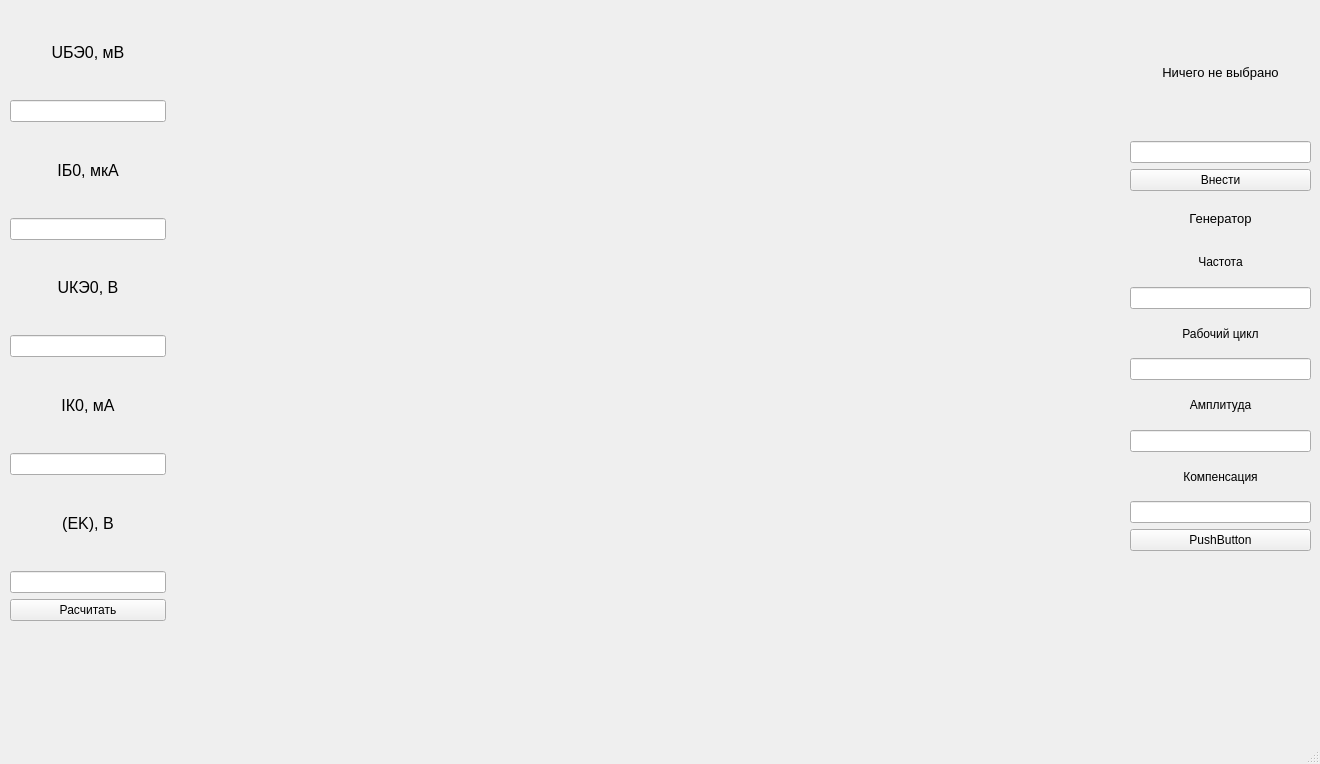
<?xml version="1.0" encoding="UTF-8"?>
<ui version="4.0">
 <class>MainWindow</class>
 <widget class="QMainWindow" name="MainWindow">
  <property name="geometry">
   <rect>
    <x>0</x>
    <y>0</y>
    <width>1320</width>
    <height>764</height>
   </rect>
  </property>
  <property name="windowTitle">
   <string>MainWindow</string>
  </property>
  <widget class="QWidget" name="centralwidget">
   <widget class="QWidget" name="verticalLayoutWidget">
    <property name="geometry">
     <rect>
      <x>10</x>
      <y>10</y>
      <width>156</width>
      <height>701</height>
     </rect>
    </property>
    <layout class="QVBoxLayout" name="verticalLayout">
     <item>
      <widget class="QLabel" name="label_input_Ube0">
       <property name="font">
        <font>
         <pointsize>12</pointsize>
        </font>
       </property>
       <property name="text">
        <string>UБЭ0, мВ</string>
       </property>
       <property name="alignment">
        <set>Qt::AlignCenter</set>
       </property>
      </widget>
     </item>
     <item>
      <widget class="QLineEdit" name="input_Ube0"/>
     </item>
     <item>
      <widget class="QLabel" name="label_input_Ib0">
       <property name="font">
        <font>
         <pointsize>12</pointsize>
        </font>
       </property>
       <property name="text">
        <string>IБ0, мкА</string>
       </property>
       <property name="alignment">
        <set>Qt::AlignCenter</set>
       </property>
      </widget>
     </item>
     <item>
      <widget class="QLineEdit" name="input_Ib0"/>
     </item>
     <item>
      <widget class="QLabel" name="label_input_Uke0">
       <property name="font">
        <font>
         <pointsize>12</pointsize>
        </font>
       </property>
       <property name="text">
        <string>UКЭ0, В</string>
       </property>
       <property name="alignment">
        <set>Qt::AlignCenter</set>
       </property>
      </widget>
     </item>
     <item>
      <widget class="QLineEdit" name="input_Uke0"/>
     </item>
     <item>
      <widget class="QLabel" name="label_input_Ik0">
       <property name="font">
        <font>
         <pointsize>12</pointsize>
        </font>
       </property>
       <property name="text">
        <string>IК0, мА</string>
       </property>
       <property name="alignment">
        <set>Qt::AlignCenter</set>
       </property>
      </widget>
     </item>
     <item>
      <widget class="QLineEdit" name="input_Ik0"/>
     </item>
     <item>
      <widget class="QLabel" name="label_input_Ek">
       <property name="font">
        <font>
         <pointsize>12</pointsize>
        </font>
       </property>
       <property name="text">
        <string>(EK), В</string>
       </property>
       <property name="alignment">
        <set>Qt::AlignCenter</set>
       </property>
      </widget>
     </item>
     <item>
      <widget class="QLineEdit" name="input_Ek"/>
     </item>
     <item>
      <widget class="QPushButton" name="button_calculate">
       <property name="text">
        <string>Расчитать</string>
       </property>
      </widget>
     </item>
     <item>
      <widget class="QLabel" name="label_error">
       <property name="text">
        <string/>
       </property>
      </widget>
     </item>
    </layout>
   </widget>
   <widget class="QLabel" name="img_of_scheme">
    <property name="geometry">
     <rect>
      <x>170</x>
      <y>0</y>
      <width>961</width>
      <height>721</height>
     </rect>
    </property>
    <property name="text">
     <string/>
    </property>
    <property name="pixmap">
     <pixmap>img/scheme.jpg</pixmap>
    </property>
   </widget>
   <widget class="QPushButton" name="pushButton_R1">
    <property name="enabled">
     <bool>true</bool>
    </property>
    <property name="geometry">
     <rect>
      <x>460</x>
      <y>270</y>
      <width>31</width>
      <height>51</height>
     </rect>
    </property>
    <property name="autoFillBackground">
     <bool>false</bool>
    </property>
    <property name="text">
     <string/>
    </property>
    <property name="flat">
     <bool>true</bool>
    </property>
   </widget>
   <widget class="QPushButton" name="pushButton_R2">
    <property name="geometry">
     <rect>
      <x>462</x>
      <y>500</y>
      <width>31</width>
      <height>41</height>
     </rect>
    </property>
    <property name="text">
     <string/>
    </property>
    <property name="flat">
     <bool>true</bool>
    </property>
   </widget>
   <widget class="QPushButton" name="pushButton_Rg">
    <property name="geometry">
     <rect>
      <x>280</x>
      <y>440</y>
      <width>41</width>
      <height>20</height>
     </rect>
    </property>
    <property name="text">
     <string/>
    </property>
    <property name="flat">
     <bool>true</bool>
    </property>
   </widget>
   <widget class="QPushButton" name="pushButton_Cr1">
    <property name="geometry">
     <rect>
      <x>360</x>
      <y>440</y>
      <width>41</width>
      <height>31</height>
     </rect>
    </property>
    <property name="text">
     <string/>
    </property>
    <property name="flat">
     <bool>true</bool>
    </property>
   </widget>
   <widget class="QPushButton" name="pushButton_Ce">
    <property name="geometry">
     <rect>
      <x>642</x>
      <y>580</y>
      <width>31</width>
      <height>28</height>
     </rect>
    </property>
    <property name="text">
     <string/>
    </property>
    <property name="flat">
     <bool>true</bool>
    </property>
   </widget>
   <widget class="QPushButton" name="pushButton_Re">
    <property name="geometry">
     <rect>
      <x>780</x>
      <y>580</y>
      <width>20</width>
      <height>51</height>
     </rect>
    </property>
    <property name="text">
     <string/>
    </property>
    <property name="flat">
     <bool>true</bool>
    </property>
   </widget>
   <widget class="QPushButton" name="pushButton_R5">
    <property name="geometry">
     <rect>
      <x>1022</x>
      <y>460</y>
      <width>21</width>
      <height>41</height>
     </rect>
    </property>
    <property name="text">
     <string/>
    </property>
    <property name="flat">
     <bool>true</bool>
    </property>
   </widget>
   <widget class="QPushButton" name="pushButton_Cr2">
    <property name="geometry">
     <rect>
      <x>970</x>
      <y>390</y>
      <width>41</width>
      <height>28</height>
     </rect>
    </property>
    <property name="text">
     <string/>
    </property>
    <property name="flat">
     <bool>true</bool>
    </property>
   </widget>
   <widget class="QPushButton" name="pushButton_Rk">
    <property name="geometry">
     <rect>
      <x>782</x>
      <y>287</y>
      <width>21</width>
      <height>41</height>
     </rect>
    </property>
    <property name="text">
     <string/>
    </property>
    <property name="flat">
     <bool>true</bool>
    </property>
   </widget>
   <widget class="QPushButton" name="pushButton_generator">
    <property name="geometry">
     <rect>
      <x>170</x>
      <y>397</y>
      <width>61</width>
      <height>41</height>
     </rect>
    </property>
    <property name="text">
     <string/>
    </property>
    <property name="flat">
     <bool>true</bool>
    </property>
   </widget>
   <widget class="QPushButton" name="pushButton_blood_ploter">
    <property name="geometry">
     <rect>
      <x>710</x>
      <y>20</y>
      <width>93</width>
      <height>31</height>
     </rect>
    </property>
    <property name="text">
     <string/>
    </property>
    <property name="flat">
     <bool>true</bool>
    </property>
   </widget>
   <widget class="QPushButton" name="pushButton_oscilloscope">
    <property name="geometry">
     <rect>
      <x>822</x>
      <y>100</y>
      <width>71</width>
      <height>28</height>
     </rect>
    </property>
    <property name="text">
     <string/>
    </property>
    <property name="flat">
     <bool>true</bool>
    </property>
   </widget>
   <widget class="QPushButton" name="pushButton_VEk">
    <property name="geometry">
     <rect>
      <x>950</x>
      <y>170</y>
      <width>31</width>
      <height>28</height>
     </rect>
    </property>
    <property name="text">
     <string/>
    </property>
    <property name="flat">
     <bool>true</bool>
    </property>
   </widget>
   <widget class="QPushButton" name="pushButton_Cb">
    <property name="geometry">
     <rect>
      <x>970</x>
      <y>250</y>
      <width>41</width>
      <height>28</height>
     </rect>
    </property>
    <property name="text">
     <string/>
    </property>
    <property name="flat">
     <bool>true</bool>
    </property>
   </widget>
   <widget class="QLabel" name="label_Rg">
    <property name="geometry">
     <rect>
      <x>260</x>
      <y>480</y>
      <width>91</width>
      <height>16</height>
     </rect>
    </property>
    <property name="text">
     <string/>
    </property>
   </widget>
   <widget class="QLabel" name="label_Cr1">
    <property name="geometry">
     <rect>
      <x>360</x>
      <y>400</y>
      <width>91</width>
      <height>16</height>
     </rect>
    </property>
    <property name="text">
     <string/>
    </property>
   </widget>
   <widget class="QLabel" name="label_R2">
    <property name="geometry">
     <rect>
      <x>490</x>
      <y>550</y>
      <width>111</width>
      <height>16</height>
     </rect>
    </property>
    <property name="text">
     <string/>
    </property>
   </widget>
   <widget class="QLabel" name="label_Ce">
    <property name="geometry">
     <rect>
      <x>670</x>
      <y>610</y>
      <width>101</width>
      <height>16</height>
     </rect>
    </property>
    <property name="text">
     <string/>
    </property>
   </widget>
   <widget class="QLabel" name="label_Re">
    <property name="geometry">
     <rect>
      <x>810</x>
      <y>630</y>
      <width>101</width>
      <height>16</height>
     </rect>
    </property>
    <property name="text">
     <string/>
    </property>
   </widget>
   <widget class="QLabel" name="label_R5">
    <property name="geometry">
     <rect>
      <x>1040</x>
      <y>510</y>
      <width>81</width>
      <height>16</height>
     </rect>
    </property>
    <property name="text">
     <string/>
    </property>
   </widget>
   <widget class="QLabel" name="label_Cr2">
    <property name="geometry">
     <rect>
      <x>930</x>
      <y>340</y>
      <width>101</width>
      <height>16</height>
     </rect>
    </property>
    <property name="text">
     <string/>
    </property>
   </widget>
   <widget class="QLabel" name="label_Rk">
    <property name="geometry">
     <rect>
      <x>800</x>
      <y>330</y>
      <width>71</width>
      <height>16</height>
     </rect>
    </property>
    <property name="text">
     <string/>
    </property>
   </widget>
   <widget class="QLabel" name="label_Cb">
    <property name="geometry">
     <rect>
      <x>940</x>
      <y>210</y>
      <width>111</width>
      <height>20</height>
     </rect>
    </property>
    <property name="text">
     <string/>
    </property>
    <property name="alignment">
     <set>Qt::AlignCenter</set>
    </property>
   </widget>
   <widget class="QLabel" name="label_VEk">
    <property name="geometry">
     <rect>
      <x>914</x>
      <y>120</y>
      <width>131</width>
      <height>20</height>
     </rect>
    </property>
    <property name="text">
     <string/>
    </property>
    <property name="alignment">
     <set>Qt::AlignCenter</set>
    </property>
   </widget>
   <widget class="QWidget" name="verticalLayoutWidget_2">
    <property name="geometry">
     <rect>
      <x>1130</x>
      <y>10</y>
      <width>181</width>
      <height>181</height>
     </rect>
    </property>
    <layout class="QVBoxLayout" name="verticalLayout_2">
     <item>
      <widget class="QLabel" name="label_for_input_value_object">
       <property name="font">
        <font>
         <pointsize>10</pointsize>
        </font>
       </property>
       <property name="text">
        <string>Ничего не выбрано</string>
       </property>
       <property name="alignment">
        <set>Qt::AlignCenter</set>
       </property>
      </widget>
     </item>
     <item>
      <widget class="QLineEdit" name="input_value_object"/>
     </item>
     <item>
      <widget class="QPushButton" name="pushButton_for_input_value_object">
       <property name="text">
        <string>Внести</string>
       </property>
      </widget>
     </item>
    </layout>
   </widget>
   <widget class="QWidget" name="verticalLayoutWidget_3">
    <property name="geometry">
     <rect>
      <x>1130</x>
      <y>200</y>
      <width>181</width>
      <height>351</height>
     </rect>
    </property>
    <layout class="QVBoxLayout" name="verticalLayout_3">
     <item>
      <widget class="QLabel" name="label_generator">
       <property name="font">
        <font>
         <pointsize>10</pointsize>
        </font>
       </property>
       <property name="text">
        <string>Генератор</string>
       </property>
       <property name="alignment">
        <set>Qt::AlignCenter</set>
       </property>
      </widget>
     </item>
     <item>
      <widget class="QLabel" name="label_generator_frequency">
       <property name="text">
        <string>Частота</string>
       </property>
       <property name="alignment">
        <set>Qt::AlignCenter</set>
       </property>
      </widget>
     </item>
     <item>
      <widget class="QLineEdit" name="input_generator_frequency"/>
     </item>
     <item>
      <widget class="QLabel" name="label_generator_duty_cycle">
       <property name="text">
        <string>Рабочий цикл</string>
       </property>
       <property name="alignment">
        <set>Qt::AlignCenter</set>
       </property>
      </widget>
     </item>
     <item>
      <widget class="QLineEdit" name="input_generator_duty_cycle"/>
     </item>
     <item>
      <widget class="QLabel" name="label_generator_amplitude">
       <property name="text">
        <string>Амплитуда</string>
       </property>
       <property name="alignment">
        <set>Qt::AlignCenter</set>
       </property>
      </widget>
     </item>
     <item>
      <widget class="QLineEdit" name="input_generator_amplitude"/>
     </item>
     <item>
      <widget class="QLabel" name="label_generator_offset">
       <property name="text">
        <string>Компенсация</string>
       </property>
       <property name="alignment">
        <set>Qt::AlignCenter</set>
       </property>
      </widget>
     </item>
     <item>
      <widget class="QLineEdit" name="input_generator_offset"/>
     </item>
     <item>
      <widget class="QPushButton" name="pushButton_input_generator">
       <property name="text">
        <string>PushButton</string>
       </property>
      </widget>
     </item>
    </layout>
   </widget>
   <widget class="QLabel" name="label_R1">
    <property name="geometry">
     <rect>
      <x>500</x>
      <y>320</y>
      <width>101</width>
      <height>20</height>
     </rect>
    </property>
    <property name="text">
     <string/>
    </property>
   </widget>
  </widget>
  <widget class="QMenuBar" name="menubar">
   <property name="geometry">
    <rect>
     <x>0</x>
     <y>0</y>
     <width>1320</width>
     <height>26</height>
    </rect>
   </property>
  </widget>
  <widget class="QStatusBar" name="statusbar"/>
 </widget>
 <resources/>
 <connections/>
</ui>
